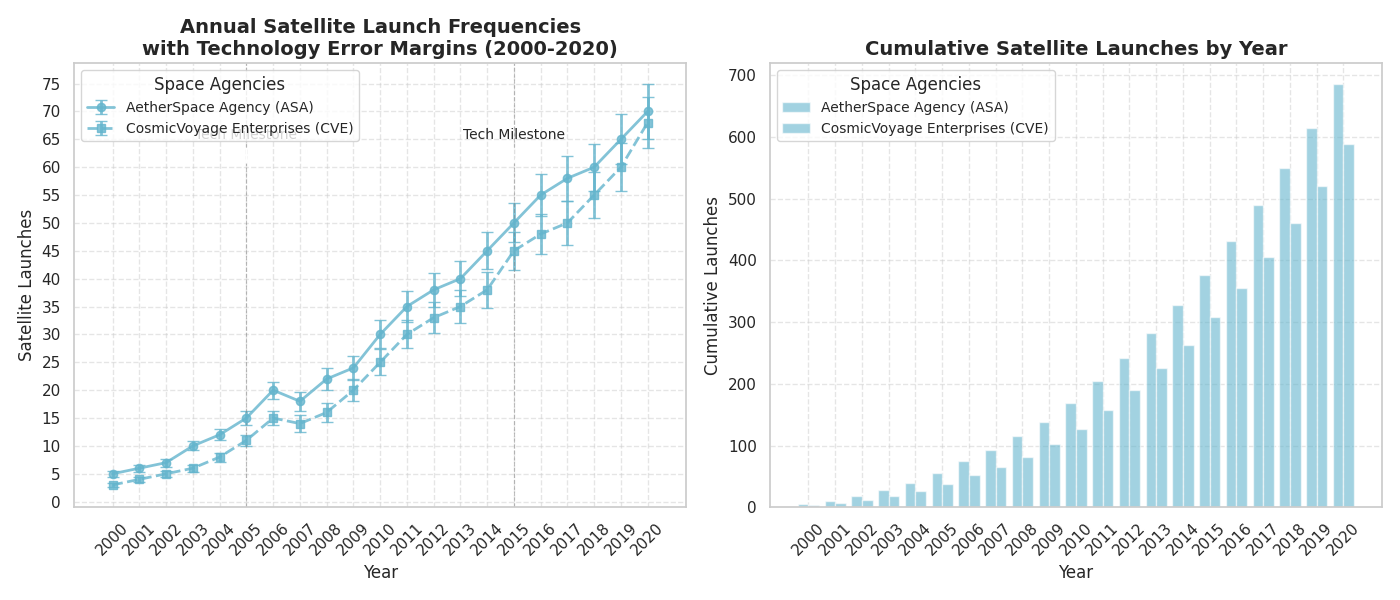

Reproduce this figure in Python.
import matplotlib.pyplot as plt
import numpy as np

years = np.arange(2000, 2021)

asa_launches = [5, 6, 7, 10, 12, 15, 20, 18, 22, 24, 30, 35, 38, 40, 45, 50, 55, 58, 60, 65, 70]
cve_launches = [3, 4, 5, 6, 8, 11, 15, 14, 16, 20, 25, 30, 33, 35, 38, 45, 48, 50, 55, 60, 68]

asa_errors = [0.5, 0.6, 0.7, 0.8, 1, 1.2, 1.5, 1.7, 2, 2.2, 2.5, 2.7, 3, 3.1, 3.3, 3.5, 3.8, 4, 4.2, 4.5, 5]
cve_errors = [0.4, 0.5, 0.5, 0.6, 0.8, 1, 1.3, 1.5, 1.7, 2, 2.3, 2.5, 2.8, 3, 3.2, 3.4, 3.6, 3.9, 4.1, 4.3, 4.6]

cumulative_asa = np.cumsum(asa_launches)
cumulative_cve = np.cumsum(cve_launches)

fig, (ax1, ax2) = plt.subplots(1, 2, figsize=(14, 6), sharex=True)

ax1.errorbar(years, asa_launches, yerr=asa_errors, label='AetherSpace Agency (ASA)', fmt='-o',
             color='c', capsize=4, linestyle='-', linewidth=2, alpha=0.8)
ax1.errorbar(years, cve_launches, yerr=cve_errors, label='CosmicVoyage Enterprises (CVE)', fmt='-s',
             color='c', capsize=4, linestyle='--', linewidth=2, alpha=0.8)

ax1.set_title('Annual Satellite Launch Frequencies\nwith Technology Error Margins (2000-2020)', fontsize=14, fontweight='bold')
ax1.set_xlabel('Year', fontsize=12)
ax1.set_ylabel('Satellite Launches', fontsize=12)
ax1.legend(title='Space Agencies', loc='upper left', fontsize=10)
ax1.grid(True, linestyle='--', alpha=0.5)
ax1.axvline(x=2005, color='gray', linestyle='--', linewidth=0.8, alpha=0.5)
ax1.axvline(x=2015, color='gray', linestyle='--', linewidth=0.8, alpha=0.5)
ax1.annotate('Tech Milestone', xy=(2005, 60), xytext=(2005, 65),
             arrowprops=dict(facecolor='black', arrowstyle='->'), fontsize=10, ha='center')
ax1.annotate('Tech Milestone', xy=(2015, 60), xytext=(2015, 65),
             arrowprops=dict(facecolor='black', arrowstyle='->'), fontsize=10, ha='center')
ax1.set_xticks(years)
ax1.set_xticklabels(years, rotation=45)
ax1.set_yticks(np.arange(0, 80, 5))

ax2.bar(years - 0.2, cumulative_asa, width=0.4, label='AetherSpace Agency (ASA)', color='c', alpha=0.6)
ax2.bar(years + 0.2, cumulative_cve, width=0.4, label='CosmicVoyage Enterprises (CVE)', color='c', alpha=0.6)

ax2.set_title('Cumulative Satellite Launches by Year', fontsize=14, fontweight='bold')
ax2.set_xlabel('Year', fontsize=12)
ax2.set_ylabel('Cumulative Launches', fontsize=12)
ax2.legend(title='Space Agencies', loc='upper left', fontsize=10)
ax2.grid(True, linestyle='--', alpha=0.5)
ax2.set_xticks(years)
ax2.set_xticklabels(years, rotation=45)

plt.tight_layout()
plt.show()
